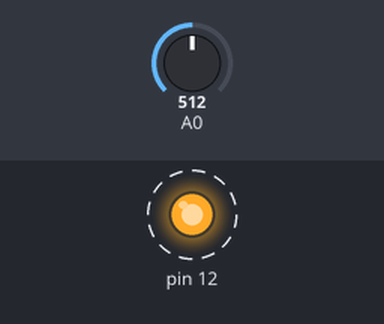
Bench run of a sketch on a simulated Arduino Uno, built with avr-gcc and run on an emulated ATmega328P. On the bench: output pins drawn as LEDs (lit = HIGH). Dashed ring = blinking. Inputs (shaded band) come from the test bench; at power-on: A0 = 512. What the sketch prints to the serial monitor is not drawn.

Above: at 0.12 s.
Timing chart, 0 to 3.0 s (numbered marks = the images above):
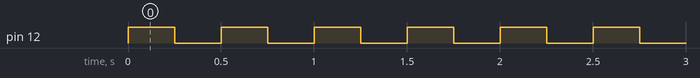

The sketch:

led12_rtos_300522.ino
```cpp
// Must define Arduino.h when we use Platform IO
#include<Arduino.h>
// Include Arduino FreeRTOS library
#include <Arduino_FreeRTOS.h>
// Include queue support
#include <queue.h>

// Define a count and read_count value
int send_count = 0;
int read_count;
//Function Declaration
void TaskBlink(void *pvParameters);
void Generator(void *pvParameters);
void Display(void *pvParameters);
//Declaring a global variable of type QueueHandle_t
QueueHandle_t Queue;

void setup() {

Queue=xQueueCreate(10, //Queue length
                        sizeof(int)); //Queue item size
if(Queue!=NULL){

  // Create task that consumes the queue if it was created.
  xTaskCreate(Display,// Task function
              "Display",// Task name
              128,// Stack size
              NULL,
              1,// Priority
              NULL);

  // Create task that publish data in the queue if it was created.
  xTaskCreate(Generator, // Task function
              "Generator",// Task name
              128,// Stack size
              NULL,
              1,// Priority
              NULL);

   // Create other task that publish data in the queue if it was created.

   xTaskCreate(TaskBlink,// Task function
              "Blink", // Task name
              128,// Stack size
              NULL,
              1,// Priority
              NULL);

}
}

void loop() {}

void Generator(void *pvParameters)
{

  pinMode(11, INPUT_PULLUP);
  for (;;)
  {
    if (analogRead(A0)>500)
    {
        send_count++;
        vTaskDelay(100);
    }


    if (send_count == 6)
    {
      send_count =0;
    }
    xQueueSend(Queue,&send_count,portMAX_DELAY);

  }
}

/**
 * Display task.
 * Prints the received items from the queue to the serial monitor.
 */
void Display(void *pvParameters){


  // Init Arduino serial
  Serial.begin(9600);

  // Wait for serial port to connect. Needed for native USB, on LEONARDO, MICRO, YUN, and other 32u4 based boards.
  while (!Serial) {
    vTaskDelay(1);
  }

  for (;;){
    if(xQueueReceive(Queue,&read_count,portMAX_DELAY) == pdPASS ){
      Serial.print("Giá trị:");
      Serial.println(read_count);
    }
  }
}

/*
 * Blink task.
 * See Blink_AnalogRead example.
 */
void TaskBlink(void *pvParameters){

  pinMode(12,OUTPUT);
  digitalWrite(12,LOW);
  for (;;){
    digitalWrite(12,HIGH);
    delay(250);
    digitalWrite(12,LOW);
    delay(250);
  }
}
```

Measured:
- by itself, pin 12: alternates HIGH for 0.25 s and LOW for 0.25 s
